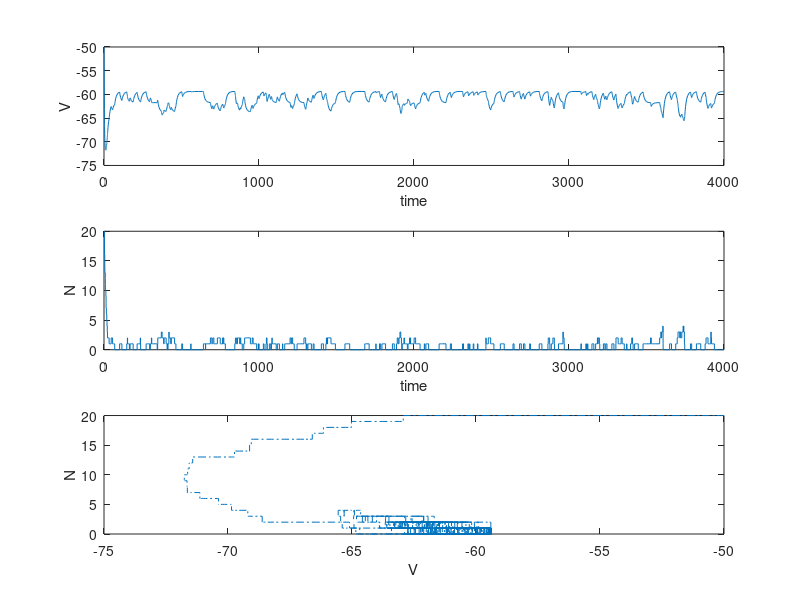

The MATLAB script that drew this image:
function [V,N,t,Ntot]=ml_rtc()

    global Npotassium_tot
    global Npotassium
    global tau1  T1
    global tau2  T2

    Npotassium_tot = 40;
    Ntot = Npotassium_tot;
    tmax=4e3;

    % Parameters
    va = -1.2;
    vb = 18;
    vc = 2;
    vd = 30;
    phi = 0.04;

    % Initial conditions
    t0=0;
    t=t0; % global "external" time
    tau1=-log(rand); % time of next event on reaction stream 1 ("internal time")
    tau2=-log(rand); % time of next event on reaction stream 2 ("internal time")
    T1=0; % integrated intensity function for reaction 1
    T2=0; % integrated intensity function for reaction 2
    V0=-50; % start at an arbitrary middle voltage
    V=V0;
    N0=ceil(Ntot/2); % start with half of channels open
    Npotassium=N0;
    N=N0; % use N to record the time course

    % Morris Lecar
    global Iapp; Iapp=@(t)0; % applied current
    global minf; minf=@(v)0.5*(1+tanh((v-va)/vb)); % m-gate activation
    global xi; xi=@(v)(v-vc)/vd;  % scaled argument for n-gate input
    global ninf; ninf=@(v)0.5*(1+tanh(xi(v)));  % n-gate activation function
    global tau_n; tau_n=@(v)1./(phi*cosh(xi(v)/2)); % n-gate activation t-const
    global alpha; alpha=@(v)(ninf(v)./tau_n(v)); % per capita opening rate
    global beta; beta=@(v)((1-ninf(v))./tau_n(v)); % per capita closing rate

    options=odeset('Events',@nextevent);

    while t(end)<tmax

        U0=[V0;0;0;N0];
        tspan=[t(end),tmax];
        [tout,Uout,~,~,event_idx]=ode23(@dudtfunc,tspan,U0,options);
        Vout=Uout(:,1); % voltage at time of next event
        Nout=Uout(:,4); % number of channels open at end of next event
        t=[t,tout'];
        V=[V,Vout'];
        N=[N,Nout'];

        %% Identify which reaction occurred, adjust state, and
        %  continue, and set trigger for next event.
        mu=event_idx; % next reaction index
        if mu==1 % next reaction is a channel opening
            N0=N0+1;    % increment channel state
            tau1=tau1-log(rand); % increment in tau1 is exp'l with mean 1
        elseif mu==2 % next reaction is another channel closing
            N0=N0-1;    % decrement channel state
            tau2=tau2-log(rand); % increment in tau2 likewise
        end

        Npotassium=N0;
        if N0>Npotassium_tot, error('N>Ntot'), end
        if N0<0, error('N<0'), end
        T1=T1+Uout(end,2);
        T2=T2+Uout(end,3);
        V0=V(end);
    end % while t(end)<tmax

    %% Plot output
    figure
    subplot(3,1,1),plot(t,V),xlabel('time'),ylabel('V')
    subplot(3,1,2),plot(t,N),xlabel('time'),ylabel('N')
    subplot(3,1,3),plot(V, N, '-.'),xlabel('V'),ylabel('N')
    %subplot(3,1,3),plot(t,Iapp),xlabel('time'),ylabel('I')
    shg
end

function dudt=dudtfunc(t,u)
    global Iapp  % Applied Current
    global minf  % asymptotic target for (deterministic) Calcium channel
    global Npotassium Npotassium_tot  % num. open, total num. of channels
    global alpha beta  % per capita transition rates

    vK = -84;
    vL = -60;
    vCa = 120;
    gK =8;
    gL =2;
    C=20;
    gCa = 4.4;

    v=u(1); % extract the voltage from the input vect
    dudt=[(Iapp(t)-gCa*minf(v)*(v-vCa)-gL*(v-vL)-gK*(Npotassium/Npotassium_tot)*(v-vK))/C; % voltage
    alpha(v)*(Npotassium_tot-Npotassium); % channel opening internal time
    beta(v)*Npotassium;% channel closing internal time
    0]; % N is constant between events
end

% Define behavior at threshold crossing
function [value,isterminal,direction] = nextevent(~,u)
    global tau1 T1 % timing trigger for reaction 1 (opening)
    global tau2 T2 % timing trigger for reaction 2 (closing)
    value=[u(2)-(tau1-T1);u(3)-(tau2-T2)];
    isterminal=[1;1]; % stop and restart integration at crossing
    direction=[1;1]; % increasing value of the quantity at the trigger
end
